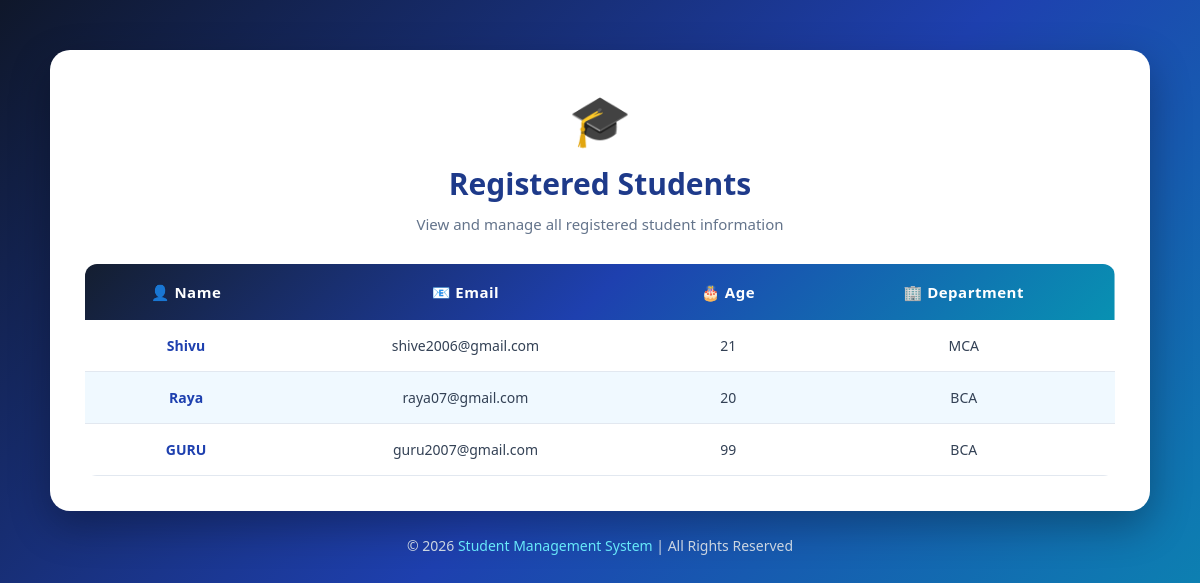
/students/, run on an earlier commit of the app's database.
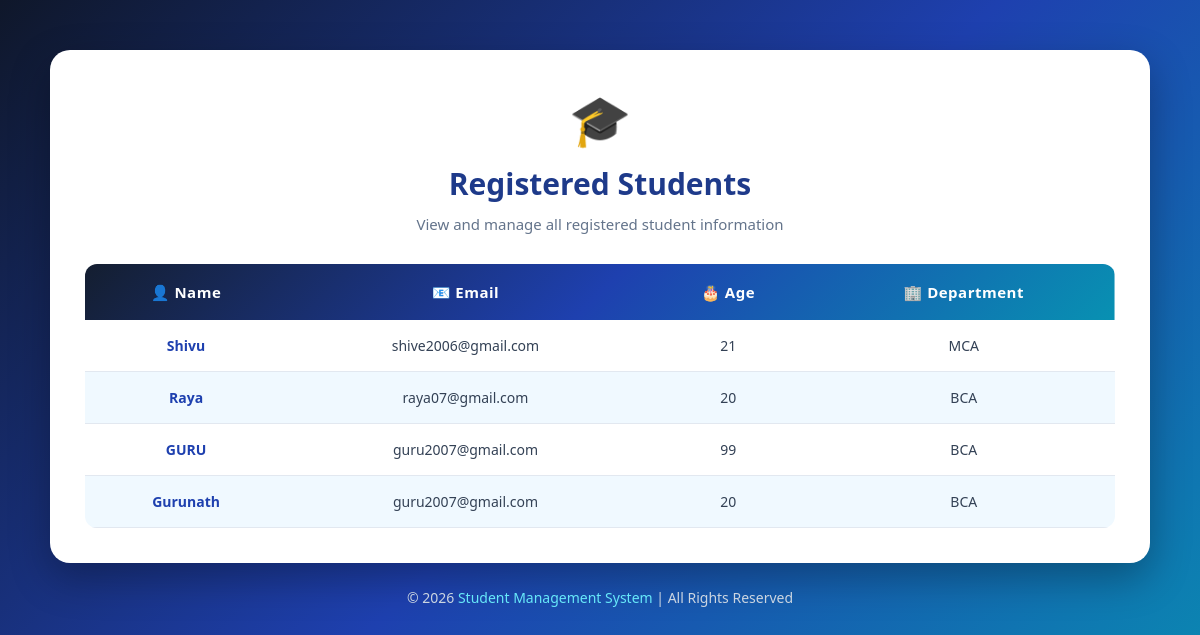
And on a later commit of the database.
### students/models.py (models this page shows, shortened)
class Student(models.Model):
    name=models.CharField(max_length=100)
    email=models.EmailField()
    age=models.IntegerField()
    department=models.CharField(max_length=100)

### students/views.py (the view)
# urls.py: path('students/', views.student_list, name='student_list'),
def student_list(request):
    students = Student.objects.all()
    return render(
        request,
        'students/student_list.html',
        {'students': students}
    )

### students/templates/students/student_list.html (shortened to what this page needs)
<!DOCTYPE html>
<html lang="en">
<head>
</head>
<body>
    <div class="container">
        <div class="heading">
            <div class="icon">🎓</div>
            <h2>Registered Students</h2>
            <p>View and manage all registered student information</p>
        </div>
        <div class="table-wrapper">
            <table>
                <thead>
                    <tr>
                        <th>👤 Name</th>
                        <th>📧 Email</th>
                        <th>🎂 Age</th>
                        <th>🏢 Department</th>
                    </tr>
                </thead>
                <tbody>
                    {% for student in students %}
                    <tr>
                        <td>{{ student.name }}</td>
                        <td>{{ student.email }}</td>
                        <td>{{ student.age }}</td>
                        <td>{{ student.department }}</td>
                    </tr>
                    {% empty %}
                    <tr>
                        <td colspan="4" class="empty-message">
                            📭 No students found
                        </td>
                    </tr>
                    {% endfor %}
                </tbody>
            </table>
        </div>
    </div>
    <div class="footer">
        <p>
            © 2026 <span>Student Management System</span>
            | All Rights Reserved
        </p>
    </div>
</body>
</html>

What changed in the data, as far as the page shows it:
added Student: name "Gurunath", email "guru2007@gmail.com", age "20", department "BCA"
